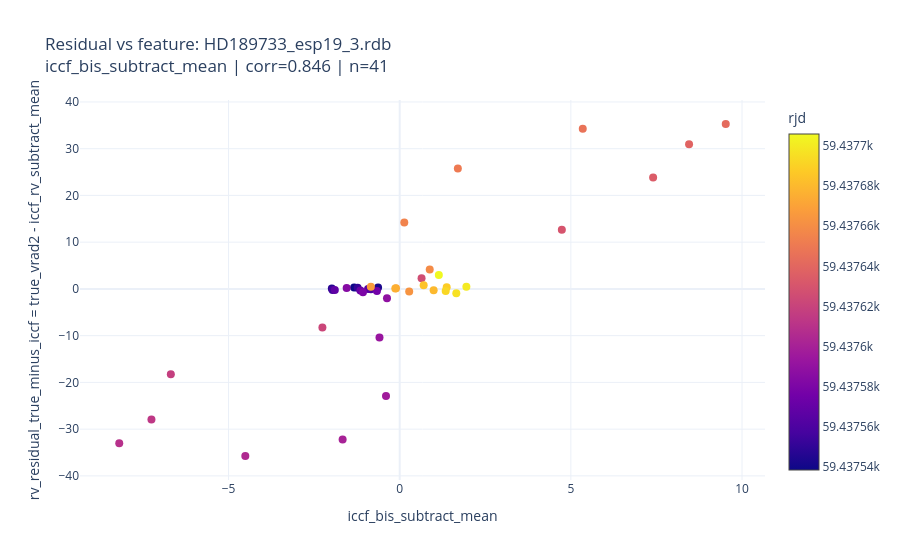

The cell this chart's notebook holds for it:
### Code cell
def plot_residual_vs_feature(obs_name, feature_column):
    plot_df = rm_df.loc[
        rm_df['observation_file'] == obs_name,
        ['rjd', residual_column, feature_column],
    ].copy()

    plot_df[residual_column] = pd.to_numeric(plot_df[residual_column], errors='coerce')
    plot_df[feature_column] = pd.to_numeric(plot_df[feature_column], errors='coerce')
    plot_df = plot_df.dropna(subset=[residual_column, feature_column]).sort_values('rjd')

    if plot_df.empty:
        print(f'No rows available for {obs_name} and feature {feature_column}.')
        return

    if len(plot_df) < 2 or plot_df[residual_column].nunique() < 2 or plot_df[feature_column].nunique() < 2:
        correlation_value = float('nan')
    else:
        correlation_value = plot_df[residual_column].corr(plot_df[feature_column], method='pearson')

    fig = go.Figure()
    fig.add_trace(
        go.Scatter(
            x=plot_df[feature_column],
            y=plot_df[residual_column],
            mode='markers',
            marker=dict(size=8, color=plot_df['rjd'], colorbar=dict(title='rjd')),
            customdata=plot_df[['rjd']],
            name='residual',
            hovertemplate='rjd=%{customdata[0]}<br>feature=%{x}<br>residual=%{y}<extra></extra>',
        )
    )
    fig.update_layout(
        title=(
            f'Residual vs feature: {obs_name}<br>'
            f'{feature_column} | corr={correlation_value:.3f} | n={len(plot_df)}'
        ),
        xaxis_title=feature_column,
        yaxis_title=f"{residual_column} = true_vrad2 - iccf_rv_subtract_mean",
        template='plotly_white',
        hovermode='closest',
    )
    fig.show()

    display(plot_df.head())


available_observations = sorted(rm_df['observation_file'].dropna().unique())
available_residual_features = list(residual_feature_columns)

selected_observation = available_observations[0]
selected_feature = available_residual_features[1]

print('Set `selected_observation` and `selected_feature`, then rerun this cell.')
print('Example observation:', selected_observation)
print('Example feature:', selected_feature)

plot_residual_vs_feature(selected_observation, selected_feature)

### Figure 1 — Plotly figure (JSON) as saved in the notebook; plotly's stock layout.template omitted (floating-point values rounded to 4 significant figures)
{"data": [{"customdata": [[59440.0], [59440.0], [59440.0], [59440.0], [59440.0], [59440.0], [59440.0], [59440.0], [59440.0], [59440.0], [59440.0], [59440.0], [59440.0], [59440.0], [59440.0], [59440.0], [59440.0], [59440.0], [59440.0], [59440.0], [59440.0], [59440.0], [59440.0], [59440.0], [59440.0], [59440.0], [59440.0], [59440.0], [59440.0], [59440.0], [59440.0], [59440.0], [59440.0], [59440.0], [59440.0], [59440.0], [59440.0], [59440.0], [59440.0], [59440.0], [59440.0]], "hovertemplate": "rjd=%{customdata[0]}<br>feature=%{x}<br>residual=%{y}<extra></extra>", "marker": {"color": [59440.0, 59440.0, 59440.0, 59440.0, 59440.0, 59440.0, 59440.0, 59440.0, 59440.0, 59440.0, 59440.0, 59440.0, 59440.0, 59440.0, 59440.0, 59440.0, 59440.0, 59440.0, 59440.0, 59440.0, 59440.0, 59440.0, 59440.0, 59440.0, 59440.0, 59440.0, 59440.0, 59440.0, 59440.0, 59440.0, 59440.0, 59440.0, 59440.0, 59440.0, 59440.0, 59440.0, 59440.0, 59440.0, 59440.0, 59440.0, 59440.0], "colorbar": {"title": {"text": "rjd"}}, "size": 8}, "mode": "markers", "name": "residual", "type": "scatter", "x": [-1.331, -0.6319, -1.983, -1.229, -1.961, -0.8412, -0.9244, -1.895, -1.149, -0.6655, -1.073, -1.55, -0.3715, -0.5906, -0.4001, -1.667, -4.51, -8.193, -7.252, -6.686, -2.258, 0.6387, 4.736, 7.403, 8.453, 9.525, 5.348, 1.699, 0.1339, 0.8771, 0.2775, -0.8429, -0.109, -0.129, 0.9915, 0.6999, 1.373, 1.343, 1.653, 1.948, 1.143], "y": [0.2988, 0.284, 0.07124, 0.2535, -0.2292, -0.07288, 0.005485, -0.2296, -0.3224, -0.4603, -0.7343, 0.1857, -2.021, -10.42, -22.92, -32.2, -35.75, -33.01, -27.97, -18.23, -8.239, 2.258, 12.67, 23.84, 30.93, 35.28, 34.27, 25.75, 14.21, 4.168, -0.5373, 0.4845, 0.1242, 0.09221, -0.2732, 0.7969, 0.3638, -0.4658, -0.9086, 0.4598, 2.986]}], "layout": {"hovermode": "closest", "title": {"text": "Residual vs feature: HD189733_esp19_3.rdb<br>iccf_bis_subtract_mean | corr=0.846 | n=41"}, "xaxis": {"title": {"text": "iccf_bis_subtract_mean"}}, "yaxis": {"title": {"text": "rv_residual_true_minus_iccf = true_vrad2 - iccf_rv_subtract_mean"}}}}
